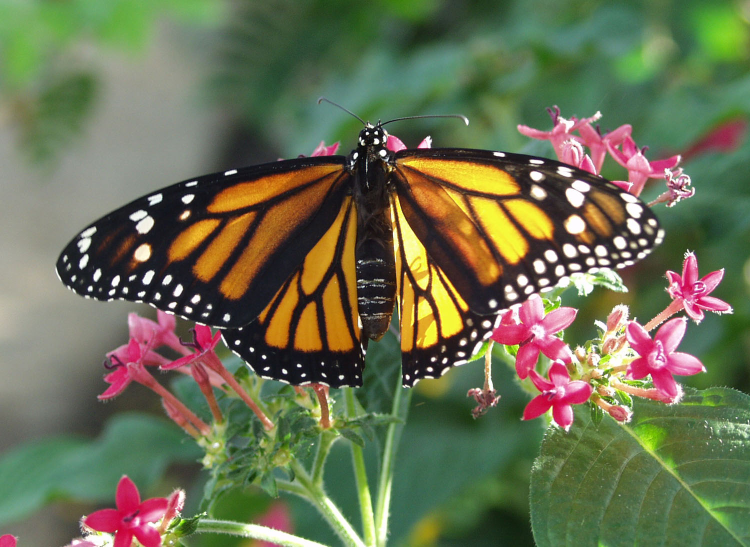
#> input picture imgs_data/butterfly_images/50_butterfly/image0.jpg, 1500 x 1094 px, found by its file name (shown at 1/2 size); its folder holds only this picture in this run
$ python prunning.py
#> lines starting #> are read from the running program, lines starting #| are printed output that depends on the picture
### Laplacian2-5.0/src/Function.py
import random
import os
import cv2
import numpy as np
import math

def percent_error(exact,approx):
    percent_error=abs((exact-approx)/exact)*100
    return percent_error

# [258 lines left out: functions energy, energy_test, crossover, two_points_crossover, two_points_mutation, three_points_crossover and 7 more, not called in this run]

def image_print(height,width,num):
    # [5 lines of commented-out code are left out]

    stri1 = 'convert ../imgs_data/butterfly_images/50_butterfly/image'
    stri2 = '.jpg ../imgs/img.rgb'
    string_0 = stri1 + str(num) + stri2
    os.system(string_0)

    #os.system("convert ../imgs_data/Val_images/val2017/image0.jpg ../imgs/img.rgb")
    string1 = './../src/sobel ../imgs/img.rgb ../imgs/img_out.gray '
    string2 = 'x'
    string3 = ' -g ../imgs/img_out_gray.gray -i ../imgs/img_out_h.gray ../imgs/img_out_v.gray -x ../src/config.txt 17'
    string_1 = string1 + str(width) + string2 + str(height)+ string3
    os.system(string_1)

    string4 = 'convert -size '
    string5 = ' -depth 8 ../imgs/img_out.gray ../imgs/img_out.png'
    string_2=(string4 + str(width) + string2 + str(height) + string5)
    os.system(string_2)

# [23 lines left out: functions readfile, readfile_t, not called in this run]

def writefile_0():
    f = open('./config.txt','w')
    for i in range(17):
        f.write(str(0.0)+' ')
    f.close()

# [49 lines left out: function writefile, not called in this run]

"""
def writefile():
    f = open('./config.txt','w')
    omega = list()
    mult = [0.0,0.00072,0.0024]
    for i in range(9):
        omega.append(0.0)
    rd = random.randint(0,8)
    rp = random.randint(0,8)
    rs = random.randint(0,8)
    omega[rd] = random.choice(mult)
    omega[rp] = random.choice(mult)
    omega[rs] = random.choice(mult)
    omega[0] = 0.024
    omega[2] = 0.024
    omega[4] = 0.0
    omega[6] = 0.024
    omega[8] = 0.024

    adder = [0.0,0.004]
    for j in range(8):
        omega.append(0.0)
    #omega[18] = random.choice(adder)
    #omega[34] = random.choice(adder)

    for item in omega:
        f.write(str(item)+' ')
    f.close()

"""

# [7 lines left out: function writefile_n, not called in this run]

def writefile_t(i):
    f = open('./config.txt','w')
    test = list()
    n=17
    m=0
    zero=[0.0*m for q in range(n)]
    test=zero.copy()
    test[i] = 0.004
    #test[34] = 0.056
    #test[34] = 0.004
    #test[20] = 0.0
    for item in test:
        f.write(str(item)+' ')
    f.close()

# [5 lines left out: function wfile, not called in this run]


def psnr1(img1, img2):
   mse = np.mean((img1/1.0 - img2/1.0) ** 2 )
   if mse < 1.0e-10:
      return 100
   return 10 * math.log10(255.0**2/mse)

'''
def psnr2(img1, img2):
   mse = np.mean( (img1/255. - img2/255.) ** 2 )
   if mse < 1.0e-10:
      return 100
   PIXEL_MAX = 1
   return 20 * math.log10(PIXEL_MAX / math.sqrt(mse))'''

### Laplacian2-5.0/src/prunning.py
import os
import Function
import cv2
import numpy as np
import math
f = open('./PSNR.txt','a+')
path = '/home/rahul/Laplacian2-5.0/imgs_data/butterfly_images/50_butterfly'
os.system("make")
value = list()
for i in range(9,17):
    count = 0
    for number in range(0,30):
        img = cv2.imread(path+'/image'+str(number)+'.jpg')
#> img is the input picture: shape (1094, 1500, 3); mean B, G, R 82.5, 112, 107.4
        height =  img.shape[0]
#> height = 1094
        width = img.shape[1]
#> width = 1500

        Function.writefile_0()

        Function.image_print(height,width,number)
        os.system('mv /home/rahul/Laplacian2-5.0/imgs/img_out.png /home/rahul/Laplacian2-5.0/imgs/img_out_original.png')
        img2= cv2.imread('/home/rahul/Laplacian2-5.0/imgs/img_out_original.png') #It is the orignal image
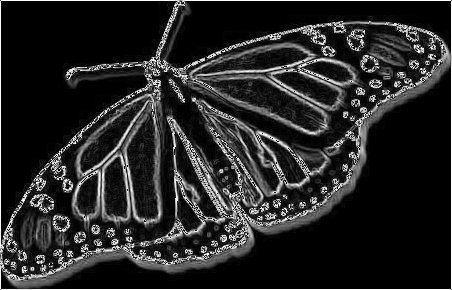
#> input picture Prewitt2-5.0/imgs/img_out_original.png, 452 x 290 px, found by its file name
#> img2 is the input picture: shape (290, 452, 3); min 0, max 255, mean 38.9

        #Function.writefile_n()
        #array = Function.readfile_t()
        #Function.wfile(array[i])
        Function.writefile_t(i)
        Function.image_print(height,width,number)
        img1 = cv2.imread('/home/rahul/Laplacian2-5.0/imgs/img_out.png') #read the generated image
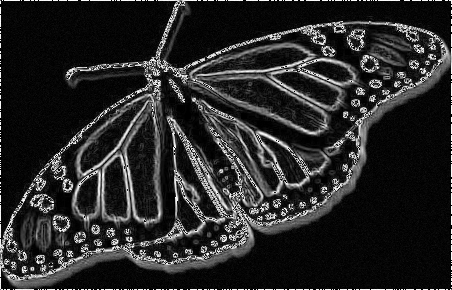
#> input picture Prewitt2-5.0/imgs/img_out.png, 452 x 290 px, found by its file name
#> img1 is the input picture: shape (290, 452, 3); min 0, max 255, mean 39.9
        PSNR = Function.psnr1(img1,img2)
#> in psnr1, `mse = np.mean((img1/1.0 - img2/1.0) ** 2 )`: mse = 277.7
#> PSNR = 23.69
#> (the run stopped early here; a loop or call above may not have finished)
